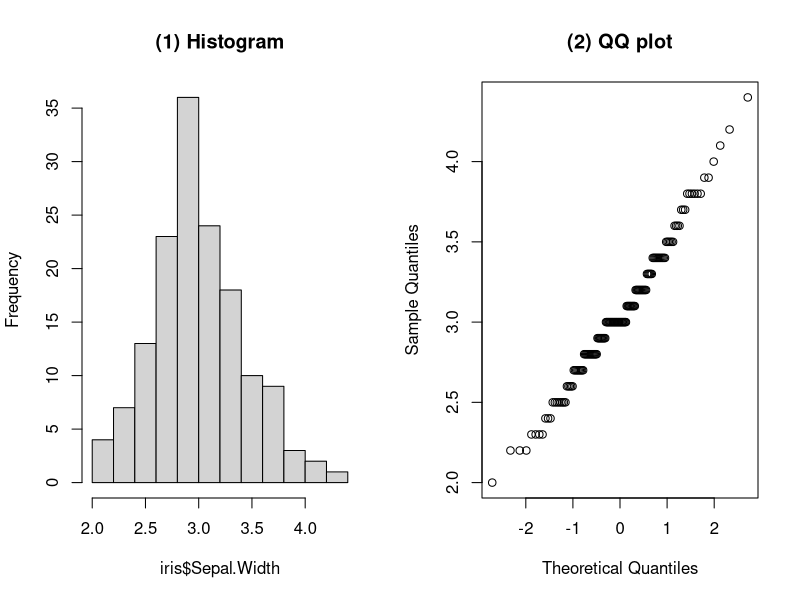

The R script that drew this image:
## ---- chunk 1
knitr::opts_chunk$set(echo = FALSE)
## ---- chunk 2
summary(iris)
## ---- chunk 3
par(mfrow = c(1,2))
hist(iris$Sepal.Width, main = "(1) Histogram")
qqnorm(iris$Sepal.Width, main = "(2) QQ plot")
## ---- chunk 4
shapiro.test(iris$Sepal.Width)
